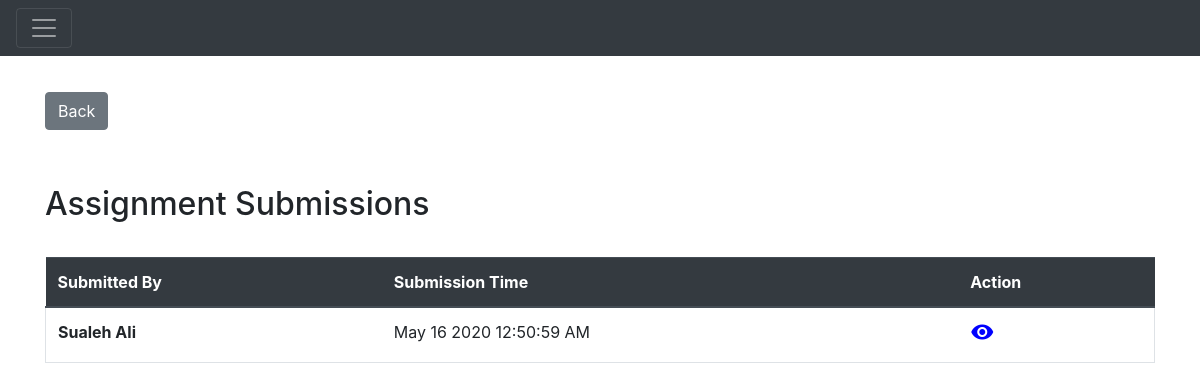
Page /assignmentSubmission/3 (signed in) on the committed database.
### Application/models.py (models this page shows)
class AssignmentSubmission(db.Model):
    __tablename__ = "assignment_submissions"
    assignmentSubmissionId = db.Column(
        db.Integer,
        primary_key=True,
        autoincrement=True
    )
    submissionTime = db.Column(db.DateTime, default=datetime.datetime.utcnow())
    assignmentId = db.Column(db.Integer, db.ForeignKey('assignments.assignmentId'))
    assignment = relationship("Assignment")
    assignmentGrade = db.Column(db.String(20))
    userId = db.Column(db.Integer, db.ForeignKey('users.userId'))
    user = relationship("User")
    comment = db.Column(db.String(500))
    gradeReceived = db.Column(
        db.String(10)
    )

class User(db.Model):
    __tablename__ = "users"
    userId = db.Column(
        db.Integer,
        primary_key=True,
        autoincrement=True
    )
    name = db.Column(
        db.String(100),
        index=True,
        nullable=False,
    )
    email = db.Column(
        db.String(80),
        index=True,
        unique=True,
        nullable=False
    )
    password = db.Column(
        db.String(255)
    )
    userRole = db.Column(Enum(UserRole))
    orgId = db.Column(db.Integer, db.ForeignKey('organizations.orgId'))
    organization = relationship("Organization")

### Application/assignment_submissions.py (the view)
@app.route('/assignmentSubmission/<id>')
@authenticate
def assignmentSubmission(id):
    assignmentId = escape(id)
    result = models.Assignment.query.filter_by(assignmentId=assignmentId).first()
    enrollments = result.course.enrollments
    enrollmentRole = [e for e in enrollments if e.userId == session['id']][0].enrollmentRole
    print(enrollmentRole)
    isTeacher = (enrollmentRole == models.EnrollmentRole.Teacher)
    submissions = []
    if enrollmentRole == models.EnrollmentRole.Teacher:
        submissions = models.db.session.query(models.AssignmentSubmission)\
            .filter(models.AssignmentSubmission.assignmentId == assignmentId)\
            .all()
    else:
        submissions = models.db.session.query(models.AssignmentSubmission) \
            .filter(models.AssignmentSubmission.assignmentId == assignmentId) \
            .filter(models.AssignmentSubmission.userId == session['id']) \
            .all()
    return render_template('assignment_submission.html', submissions=submissions,
                           enrollmentRole=enrollmentRole, isTeacher=isTeacher, assignmentId=id)

### Application/templates/assignment_submission.html (shortened to what this page needs)
{% extends 'main.html' %}
{% block head %}
{{ super() }}
{% endblock %}
{% block body %}
{{ super() }}
<div class="container" style="margin-top:3%;">
    <a class="btn btn-secondary" href={{url_for('getAssignmentDetailById' ,id=assignmentId) }}>Back</a>
    <div class="page-header" style="margin: 2% 0%; padding: 3% 0% 0% 0%;">
        <h2>Assignment Submissions</h2>
    </div>
        <table class="table" style="margin-top: 3%">
        <thead class="thead-dark">
        <tr>
            <th scope="col">Submitted By</th>
            <th scope="col">Submission Time</th>
            <th scope="col">Action</th>
        </tr>
        </thead>
        <tbody>
        {% for submission in submissions %}
        <tr class="border">
            <th scope="row">{{submission.user.name}}</th>
            <td>{{submission.submissionTime.strftime("%b %d %Y %r")}}</td>
            <td><a href={{ url_for('assignmentSubmissionDetail',id=submission.assignmentSubmissionId) }}
                           >
                <i class="material-icons md-48" style="color:blue;">visibility</i>
                </a>
            </td>
        </tr>
        {% endfor %}
        </tbody>
        </table>
</div>
{% endblock %}

### Application/static/css/styles.css (style rules this page uses)
html, body { height: 100%; margin: 0; padding: 0; }

### Application/static/css/main.css (style rules this page uses)
body { transition: margin-left .5s; }

### rows in the picture
AssignmentSubmission: user.name "Sualeh Ali", submissionTime "May 16 2020 12:50:59 AM"
